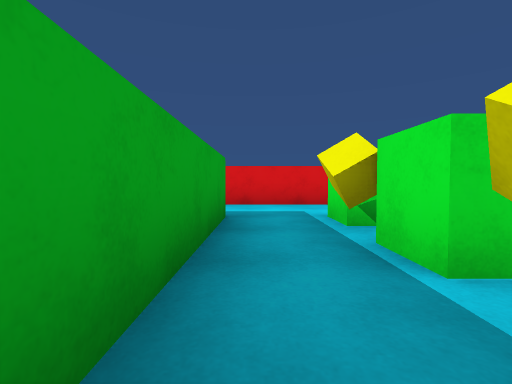
[1] (above)

17 first-person views from a walk through a Unity game level. The camera is 0.58 m above the floor, tilts 2° down and sees 85° across. The floor is counted in squares, 1 m on a side. Each view is taken from the middle of a square. On the plan, view 1 faces up. The plan holds only what a view shows up to about 9 squares ahead; the rest is blank. The player character is not drawn.

[2]
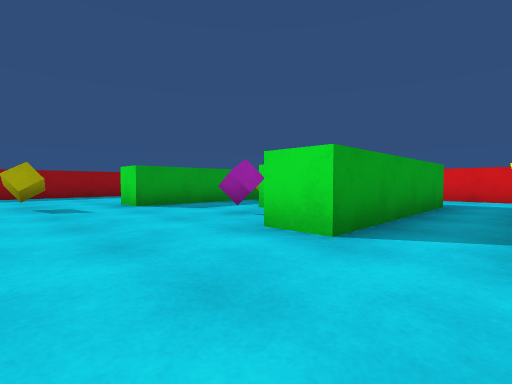

[3]
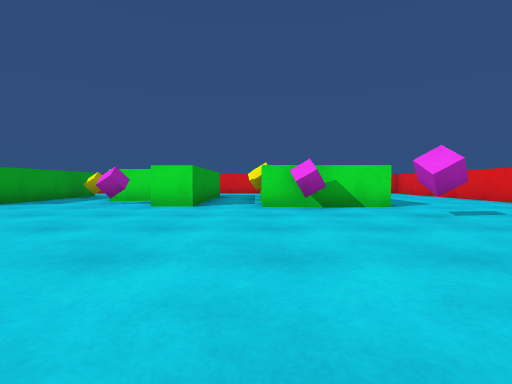

[4]
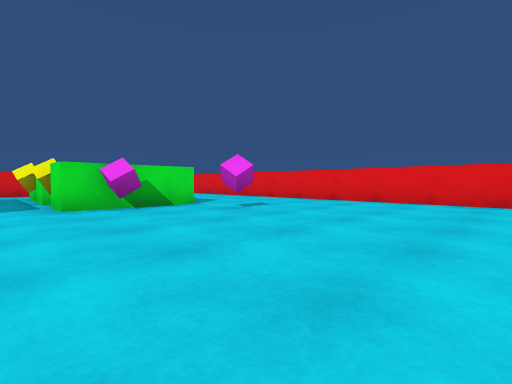

[5]
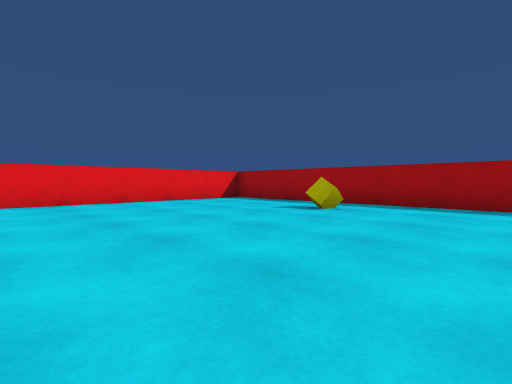

[6]
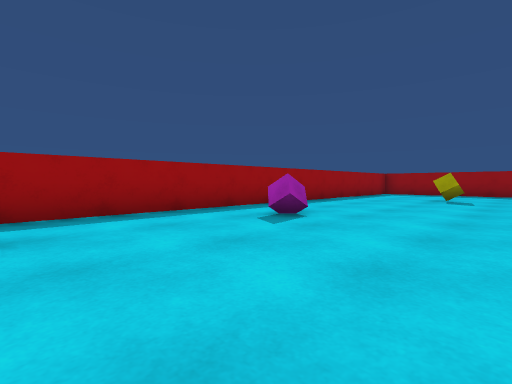

[7]
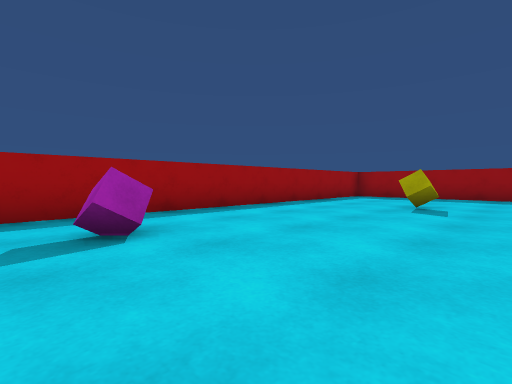

[8]
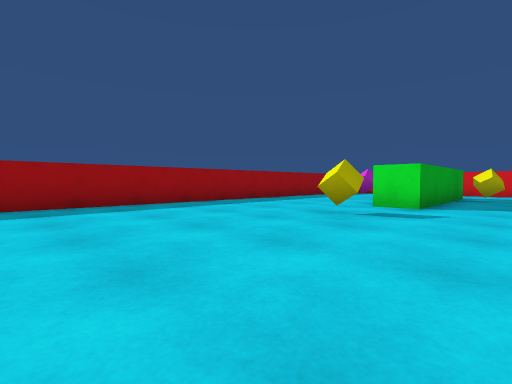

[9]
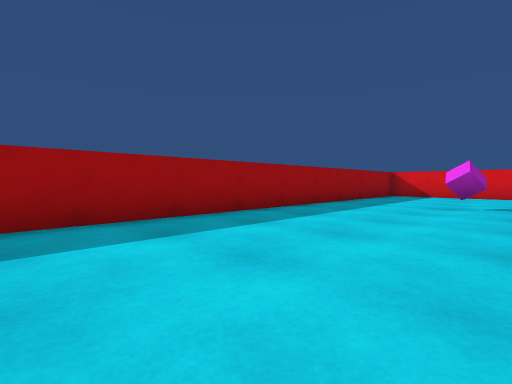

[10]
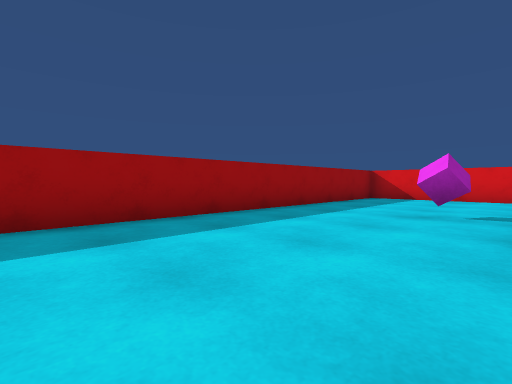

[11]
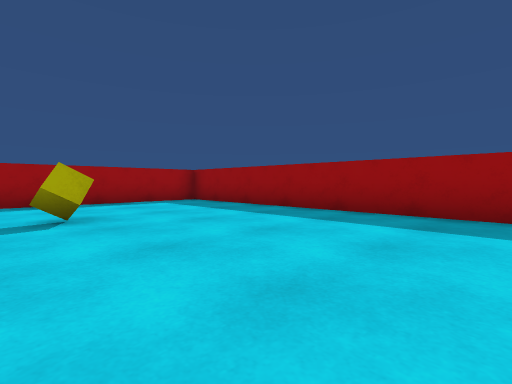

[12]
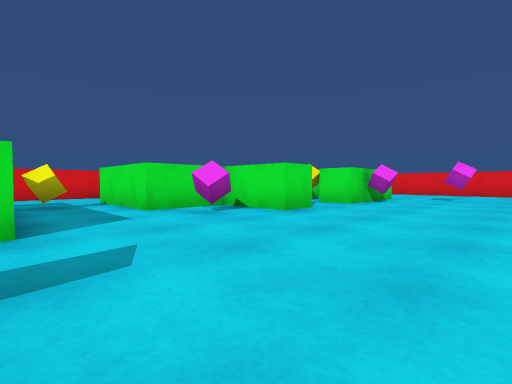

[13]
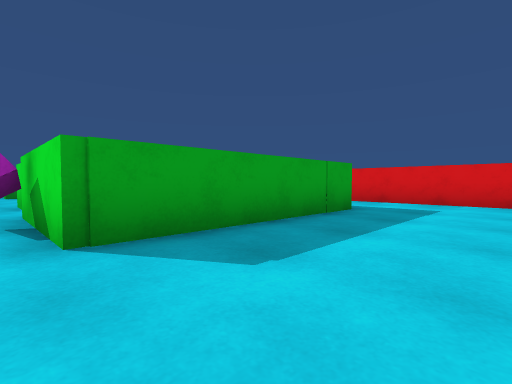

[14]
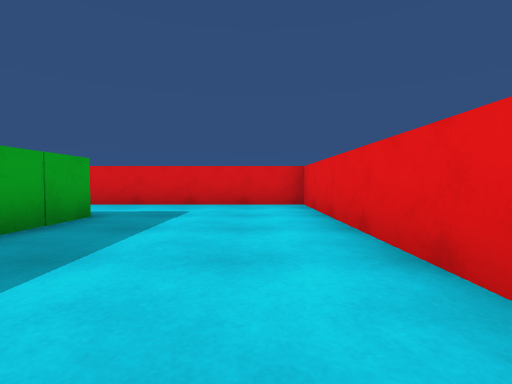

[15]
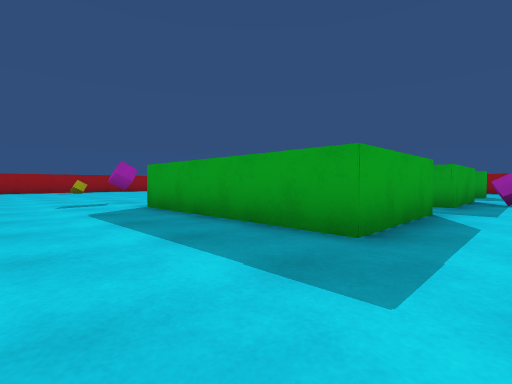

[16]
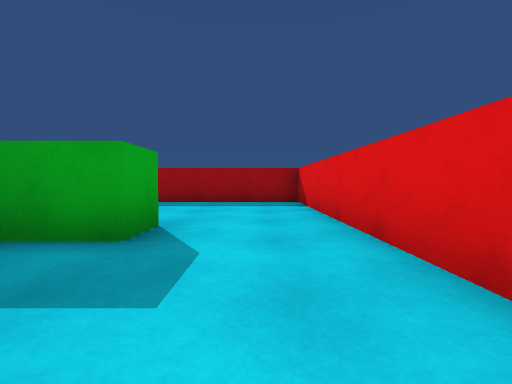

[17]
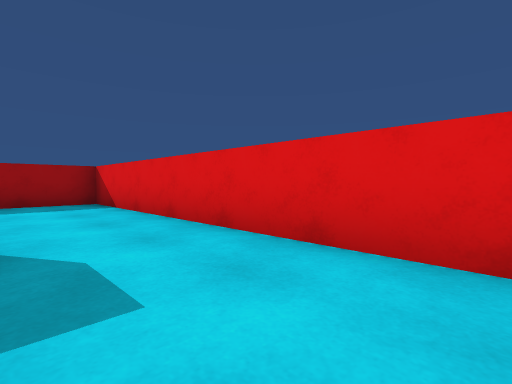

### Floor plan
Ten units are one square. View 1 is at (0, 0); x grows to the right and y downward. Boxes are objects, and circles mark ways between rooms. Rooms are numbered by the first view taken in them; rooms with no view inside come last. Other rooms are left out.
<svg viewBox="-117 -78 205 205">
<path fill="none" stroke="#000" d="M16 -17 12 -17M12 5 12 -5M-5 -15 -5 3M-5 3 -15 3 -15 -17 -35 -17 -35 -47 -5 -47M12 -47 42 -47 42 5 12 5M-68 -47 -57 -47 -57 3 -68 3M-30 -73 -112 -73 -112 115M83 -9 83 -73 -11 -73M83 95 83 25M-105 122 55 122M12 -37 12 -47M12 -17 12 -28M-5 -47 -5 -15M16 -37 12 -37"/>
<rect x="5" y="-15" width="10" height="10" fill="#bbb"><title>yellow cube</title></rect>
<rect x="-85" y="-25" width="10" height="10" fill="#bbb"><title>cube</title></rect>
<rect x="-75" y="85" width="10" height="10" fill="#bbb"><title>yellow cube</title></rect>
<rect x="-75" y="15" width="10" height="10" fill="#bbb"><title>yellow cube</title></rect>
<rect x="-55" y="-35" width="10" height="10" fill="#bbb"><title>yellow cube</title></rect>
<rect x="-35" y="-5" width="10" height="10" fill="#bbb"><title>cube</title></rect>
<rect x="-25" y="-65" width="10" height="10" fill="#bbb"><title>cube</title></rect>
<rect x="-15" y="95" width="10" height="10" fill="#bbb"><title>cube</title></rect>
<rect x="15" y="5" width="10" height="10" fill="#bbb"><title>cube</title></rect>
<rect x="25" y="95" width="10" height="10" fill="#bbb"><title>yellow cube</title></rect>
<rect x="35" y="15" width="10" height="10" fill="#bbb"><title>cube</title></rect>
<rect x="5" y="-35" width="10" height="10" fill="#bbb"><title>yellow cube</title></rect>
<circle cx="0" cy="0" r="3" fill="#2a7"/>
<circle cx="0" cy="-20" r="3" fill="#2a7"/>
<circle cx="0" cy="-40" r="3" fill="#2a7"/>
<text x="10" y="-10">1</text>
<text x="-20" y="40">2</text>
<text x="10" y="-30">3</text>
</svg>
Room 1 opens to room 2. Room 1 opens to room 3. Room 2 opens to room 3.

Where each view was taken, in squares from view 1:
view 1: 0 up, 0 right, facing up
view 2: 3 down, 1 right, facing up-left
view 3: 7 down, 1 right, facing up
view 4: 7 down, 0 right, facing up-right
view 5: 5 down, 0 right, facing down-right
view 6: 7 down, 3 right, facing down-left
view 7: 7 down, 0 right, facing down-left
view 8: 7 down, 4 left, facing up-left
view 9: 5 down, 7 left, facing up-left
view 10: 3 down, 7 left, facing up-left
view 11: 4 down, 6 left, facing down-left
view 12: 4 down, 6 left, facing up-right
view 13: 1 down, 7 right, facing up-left
view 14: 0 up, 7 right, facing up
view 15: 6 up, 7 right, facing down-left
view 16: 6 up, 3 left, facing left
view 17: 5 up, 3 left, facing up-left
